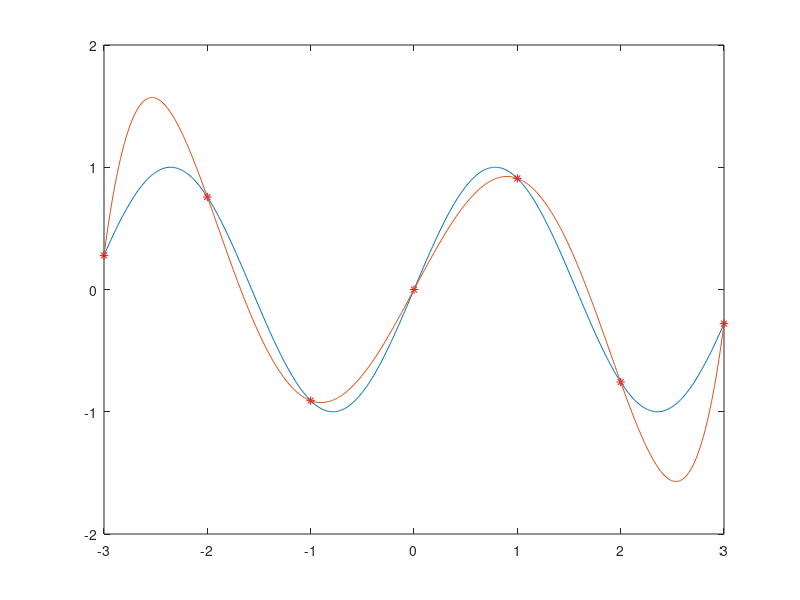

MATLAB code for this plot:
x = -3:1:3;
y = sin(2*x);

L = polyfit(x,y,6);

x1 = -3:0.01:3;
y1 = sin(2*x1);

korjeni = roots(L)

plot(x,y,'r*',x1,y1,x1,polyval(L,x1));